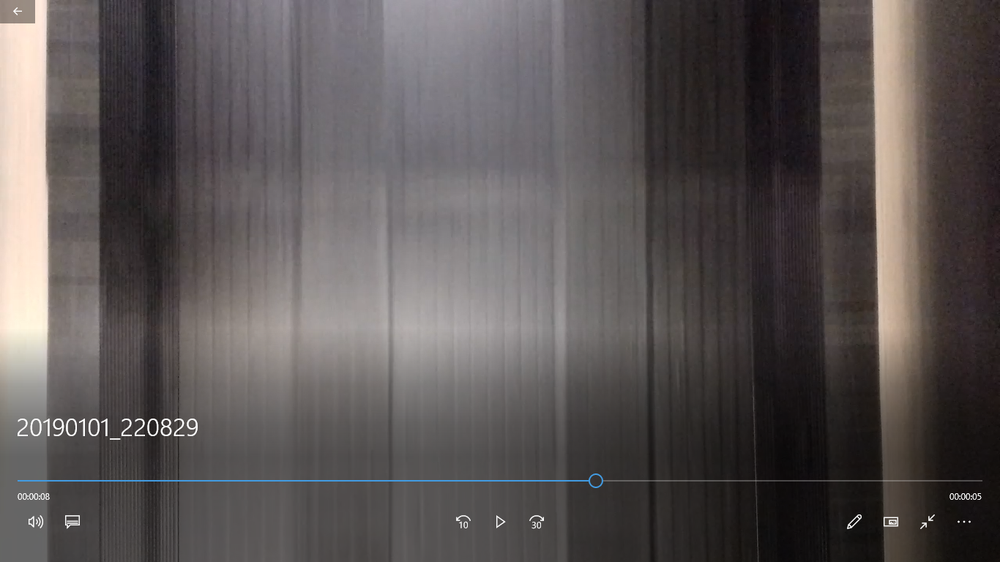
#> input picture images/tasma.png, 1000 x 562 px, shrunk from 1366 x 768 before the run
$ python hough1.py
#> lines starting #> are read from the running program, lines starting #| are printed output that depends on the picture; after the words box and inside, x2 and y2 are one past the last pixel; in counts of white or black regions, pixels touching at a corner belong together
import cv2
import numpy as np
from skimage import img_as_float
import matplotlib.pyplot as plt

img = cv2.imread('images/tasma.png')
#> img is the input picture: shape (562, 1000, 3); mean B, G, R 84.7, 85.2, 91
gray = cv2.cvtColor(img,cv2.COLOR_BGR2GRAY)
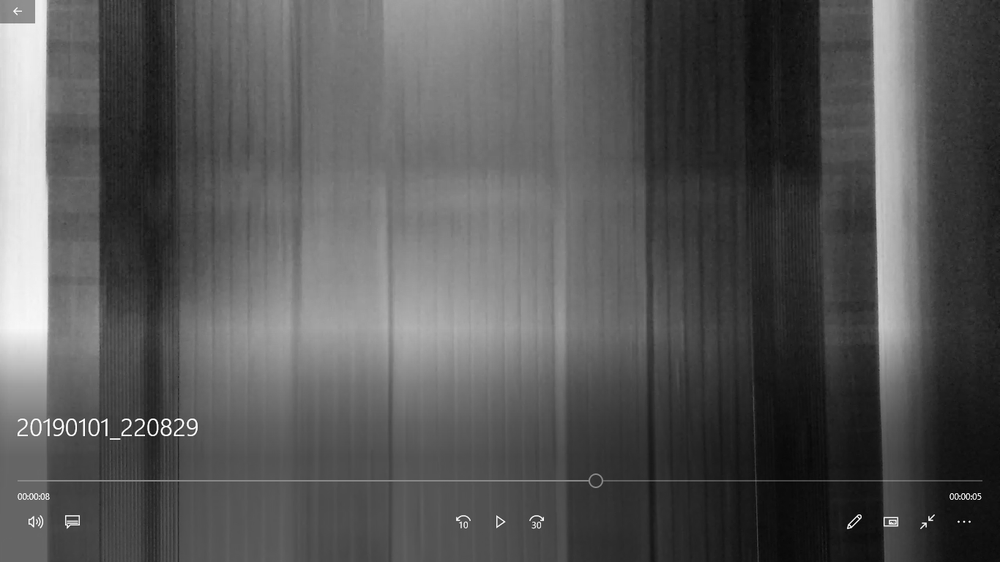
#> gray: shape (562, 1000); min 0, max 255, mean 86.8
edges = cv2.Canny(gray,50,150,apertureSize = 3)
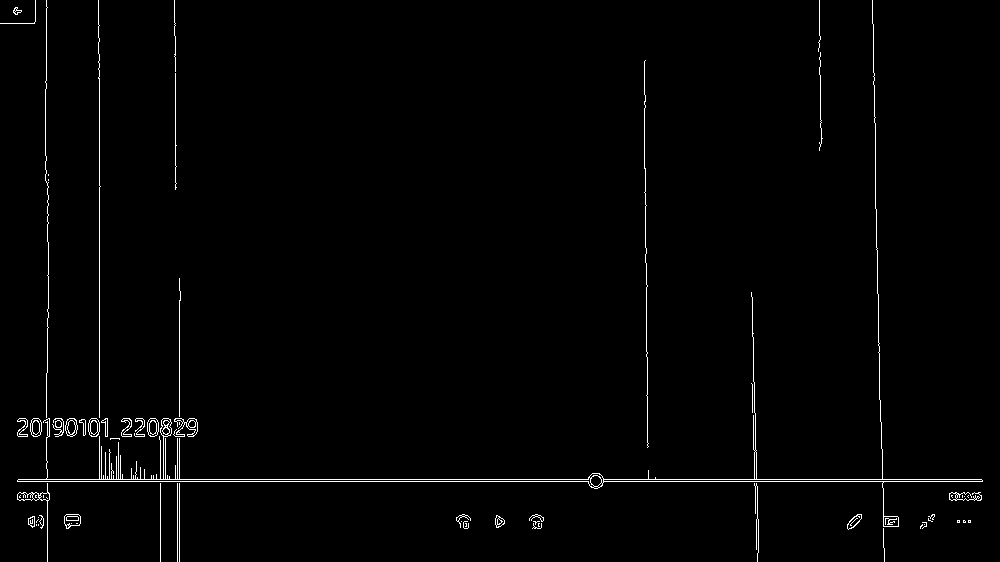
#> edges: shape (562, 1000); 1.3% white in thin lines or dots
minLineLength = 100
maxLineGap = 10
lines = cv2.HoughLinesP(edges,1,np.pi/180,100,minLineLength,maxLineGap)
#> lines = 27 rows, first 6: [603, 479, 981, 479], [17, 481, 588, 481], [99, 417, 99, 187], [878, 300, 878, 342], [873, 24, 873, 70], [179, 416, 179, 300]
for x1,y1,x2,y2 in lines[0]:
    cv2.line(img,(x1,y1),(x2,y2),(0,255,0),2)
#> this loop made 1 pass
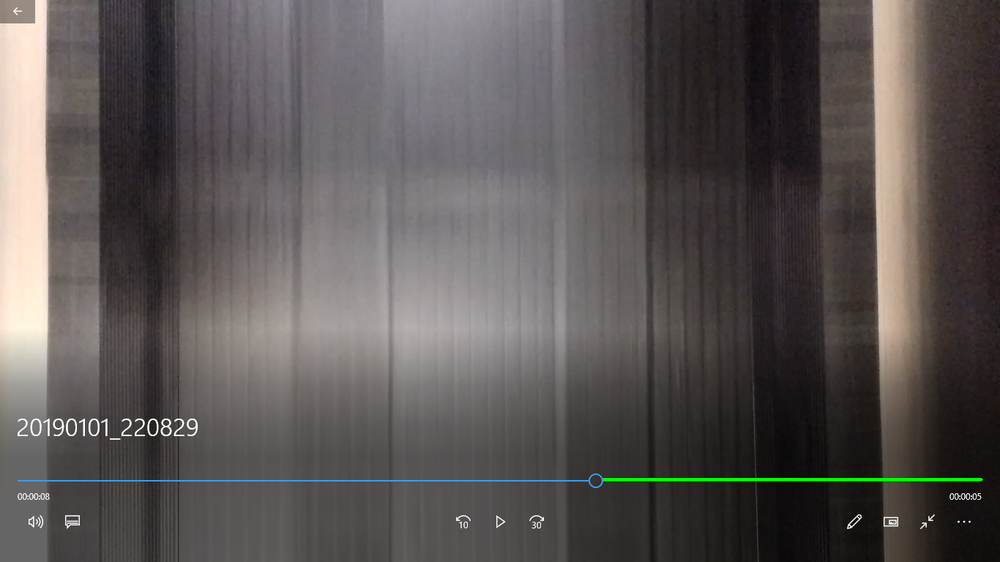
#> img: shape (562, 1000, 3); 0.2% of pixels changed, all inside (x1, y1, x2, y2) = (602, 478, 983, 481)

fig, ax = plt.subplots(ncols=1, nrows=1, sharex=True, sharey=True,
                       figsize=(8, 4))

im2 = img_as_float(img)
ax.imshow(im2, cmap=plt.cm.gray)
plt.tight_layout()
plt.show()

$ run again, with images/window.jpg saved as images/tasma.png
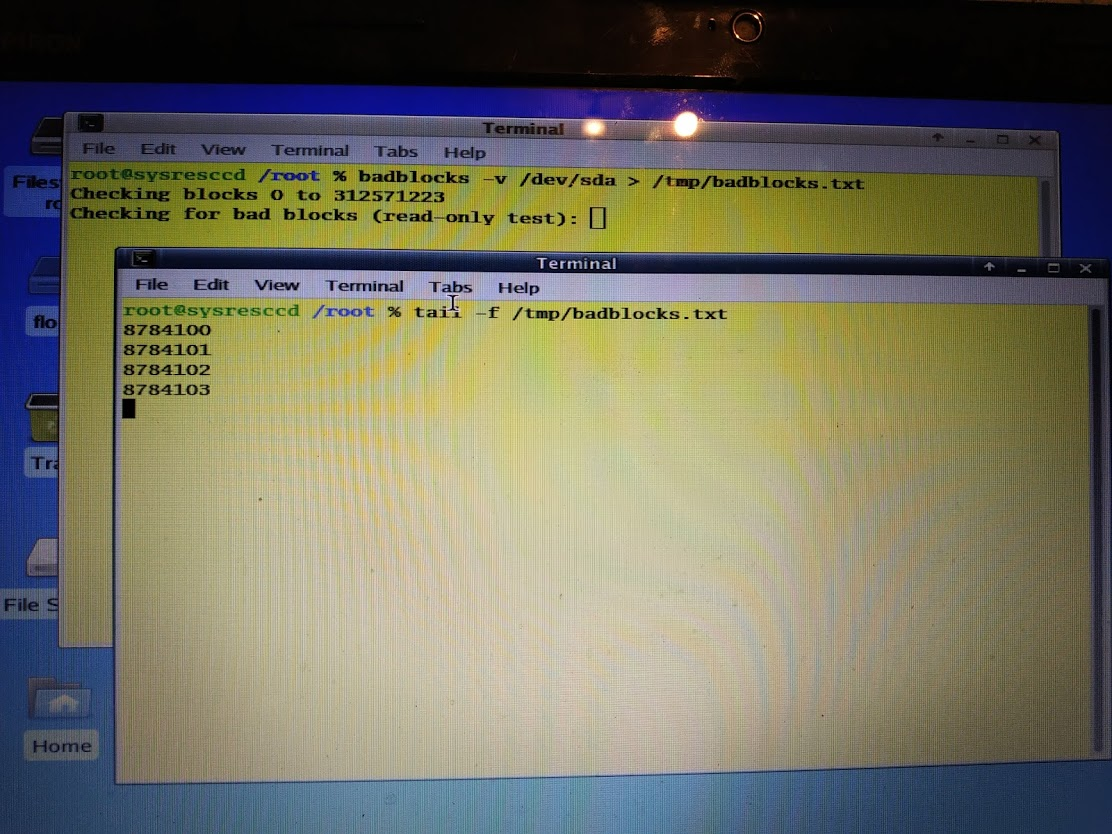
#> input picture images/window.jpg, 1112 x 834 px
#> img is the input picture: shape (834, 1112, 3); mean B, G, R 96.6, 114, 115.4
#> `gray = cv2.cvtColor(img,cv2.COLOR_BGR2GRAY)`:
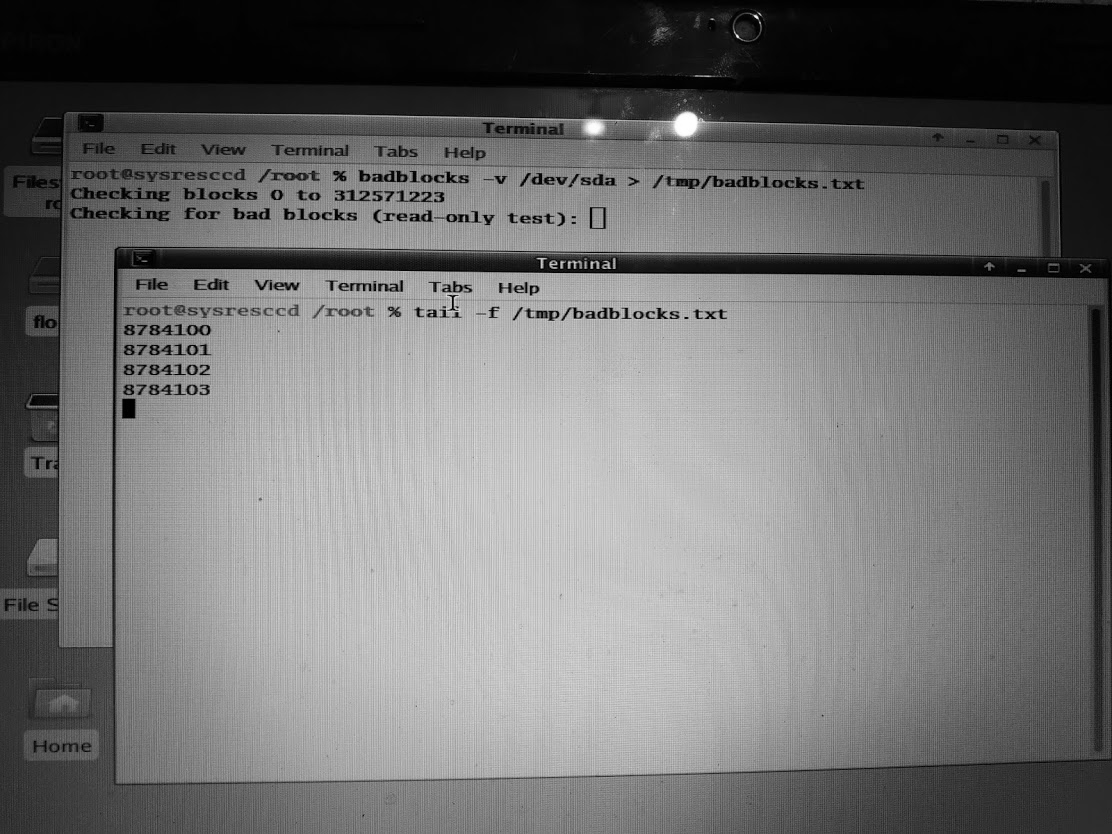
#> gray: shape (834, 1112); min 0, max 255, mean 112.4
#> `edges = cv2.Canny(gray,50,150,apertureSize = 3)`:
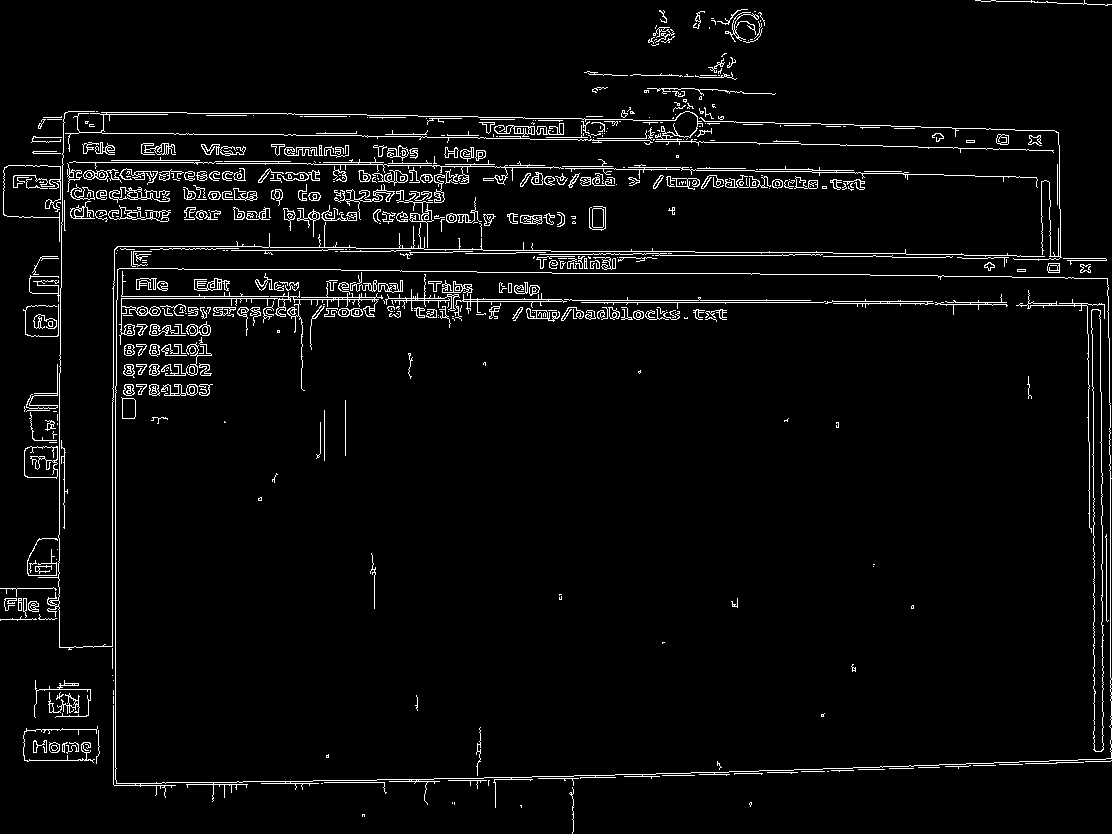
#> edges: shape (834, 1112); 3.9% white in thin lines or dots
#> lines = 300 rows, first 6: [909, 174, 943, 174], [322, 135, 361, 135], [362, 248, 418, 248], [501, 167, 542, 167], [388, 163, 431, 163], [699, 774, 729, 774]
#> the loop `for x1,y1,x2,y2 in lines[0]:` made 1 pass
